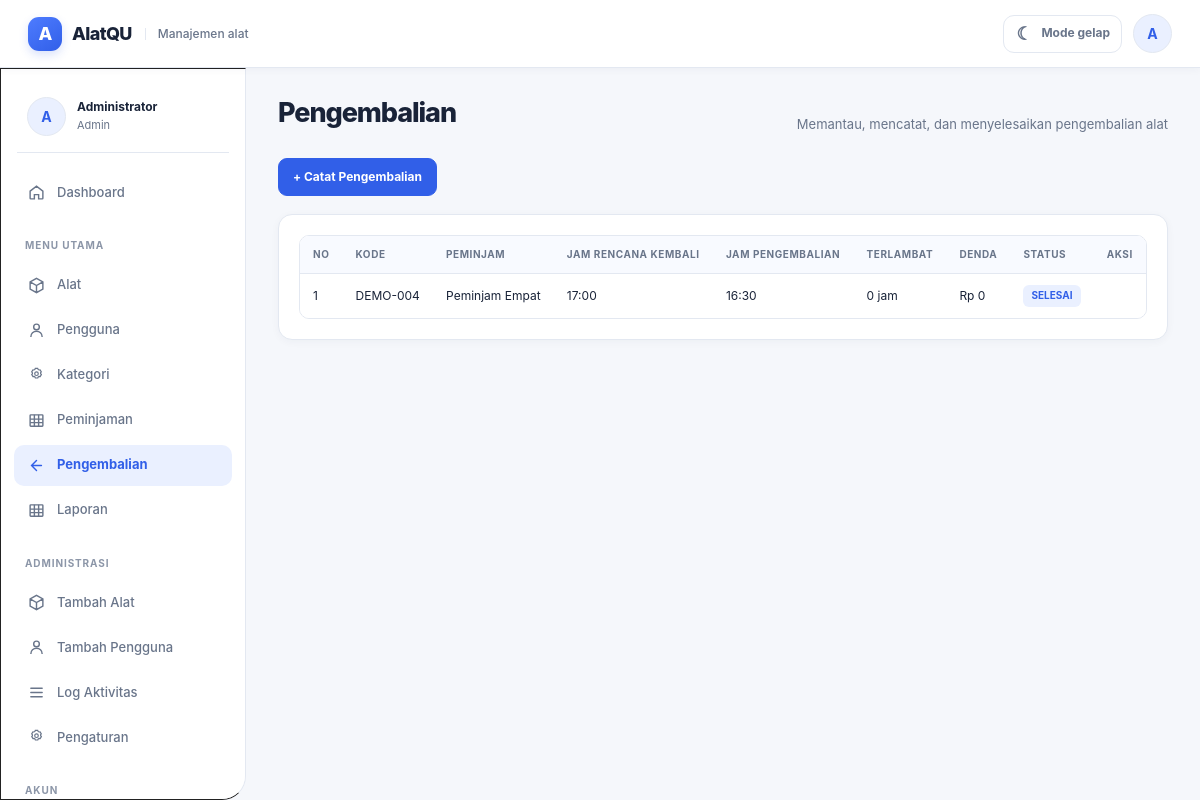
The app's page /index.php?route=pengembalian (signed in) with its own data.
### tables this page shows
CREATE TABLE pengembalian(
  id BIGINT UNSIGNED AUTO_INCREMENT PRIMARY KEY,
  peminjaman_id BIGINT UNSIGNED NOT NULL UNIQUE,
  tanggal_pengembalian DATETIME NOT NULL,
  terlambat_jam INT UNSIGNED NOT NULL DEFAULT 0,
  denda DECIMAL(12,2) NOT NULL DEFAULT 0,
  kondisi_alat VARCHAR(100),
  catatan TEXT,
  diproses_oleh INT UNSIGNED NULL,
  status ENUM('MENUNGGU','SELESAI') NOT NULL DEFAULT 'MENUNGGU',
  created_at TIMESTAMP DEFAULT CURRENT_TIMESTAMP,
  INDEX idx_return_status(status),
  CONSTRAINT fk_return_pinjam FOREIGN KEY(peminjaman_id) REFERENCES peminjaman(id),
  CONSTRAINT fk_return_user FOREIGN KEY(diproses_oleh) REFERENCES users(id) ON DELETE SET NULL
);

CREATE TABLE peminjaman(
  id BIGINT UNSIGNED AUTO_INCREMENT PRIMARY KEY,
  kode_peminjaman VARCHAR(40) NOT NULL UNIQUE,
  user_id INT UNSIGNED NOT NULL,
  tanggal_pinjam DATETIME NOT NULL,
  tanggal_kembali_rencana DATETIME NOT NULL,
  tanggal_kembali_actual DATETIME NULL,
  keperluan TEXT NOT NULL,
  catatan TEXT,
  status ENUM('MENUNGGU','DISETUJUI','DITOLAK','DIPINJAM','DIKEMBALIKAN','TERLAMBAT') NOT NULL DEFAULT 'MENUNGGU',
  approved_by INT UNSIGNED NULL,
  approved_at DATETIME NULL,
  created_at TIMESTAMP DEFAULT CURRENT_TIMESTAMP,
  updated_at TIMESTAMP DEFAULT CURRENT_TIMESTAMP ON UPDATE CURRENT_TIMESTAMP,
  INDEX idx_pinjam_user(user_id),
  INDEX idx_pinjam_status(status),
  INDEX idx_pinjam_tanggal(tanggal_pinjam,tanggal_kembali_rencana),
  CONSTRAINT fk_pinjam_user FOREIGN KEY(user_id) REFERENCES users(id),
  CONSTRAINT fk_pinjam_approved FOREIGN KEY(approved_by) REFERENCES users(id) ON DELETE SET NULL
);

CREATE TABLE users(
  id INT UNSIGNED AUTO_INCREMENT PRIMARY KEY,
  nama VARCHAR(120) NOT NULL,
  username VARCHAR(60) NOT NULL UNIQUE,
  email VARCHAR(120) NOT NULL UNIQUE,
  password VARCHAR(255) NOT NULL,
  role_id TINYINT UNSIGNED NOT NULL,
  status ENUM('Aktif','Nonaktif') NOT NULL DEFAULT 'Aktif',
  created_at TIMESTAMP DEFAULT CURRENT_TIMESTAMP,
  updated_at TIMESTAMP DEFAULT CURRENT_TIMESTAMP ON UPDATE CURRENT_TIMESTAMP,
  INDEX idx_users_role(role_id),
  INDEX idx_users_status(status),
  CONSTRAINT fk_users_role FOREIGN KEY(role_id) REFERENCES roles(id)
);

### controllers/PengembalianController.php (called while the page is built, shortened)
<?php
require_once __DIR__ . '/../config/database.php';
require_once __DIR__ . '/../helpers/auth.php';
require_once __DIR__ . '/../models/Pengembalian.php';
class PengembalianController
{
    private $model;
    public function __construct()
    {
        $this->db = Database::getConnection();
        $this->model = new Pengembalian($this->db);
    }
    public function index()
    {
        $returns = $this->model->all(has_role('peminjam') ? current_user()['id'] : null);
        require __DIR__ . '/../views/pengembalian/index.php';
    }
}

### index.php (called while the page is built)
<?php
require __DIR__ . '/router.php';

### helpers/auth.php (called while the page is built, shortened)
<?php
require_once __DIR__ . '/../config/config.php';
function current_user()
{
    return isset($_SESSION['user']) ? $_SESSION['user'] : null;
}
function has_role($roles): bool
{
    $roles = (array)$roles;
    $current = current_user();
    $currentRole = is_array($current) && isset($current['role']) ? strtolower(trim((string)$current['role'])) : '';
    $roles = array_map(static function ($role) { return strtolower(trim((string)$role)); }, $roles);
    return in_array($currentRole, $roles, true);
}

### config/config.php (called while the page is built, shortened)
<?php
function base_url(string $path = ''): string
{
    $parts = explode('?', ltrim($path, '/'), 2);
    $route = trim($parts[0], '/');
    $url = APP_BASE . '/index.php';
    if ($route !== '') {
        $url .= '?route=' . rawurlencode($route);
    }
    return $url;
}
function e($value): string
{
    return htmlspecialchars((string)$value, ENT_QUOTES, 'UTF-8');
}

### config/database.php (called while the page is built, shortened)
<?php
require_once __DIR__ . '/config.php';
class Database
{
    private static $pdo = null;
    public static function getConnection(): PDO
    {
        $dsn = 'mysql:host=' . DB_HOST . ';port=' . DB_PORT . ';dbname=' . DB_NAME . ';charset=utf8mb4';
        try {
            self::$pdo = new PDO($dsn, DB_USER, DB_PASS, array(
                PDO::ATTR_ERRMODE => PDO::ERRMODE_EXCEPTION,
                PDO::ATTR_DEFAULT_FETCH_MODE => PDO::FETCH_ASSOC,
                PDO::ATTR_EMULATE_PREPARES => false,
            ));
        } catch (PDOException $e) {
            error_log('[NambutApp] Database connection failed: ' . $e->getMessage());
            throw new RuntimeException(
                'Koneksi database gagal. Pastikan MySQL/MariaDB aktif, extension PDO MySQL tersedia, database peminjaman sudah diimpor, dan kredensial di config/database.local.php benar.'
            );
        }
        return self::$pdo;
    }
}

### models/Pengembalian.php (called while the page is built, shortened)
<?php
class Pengembalian
{
    private $db;
    public function __construct(PDO $db)
    {
        $this->db = $db;
    }
    public function all($userId = null): array
    {
        $where = $userId !== null ? 'WHERE p.user_id=?' : '';
        $sql = "SELECT g.*,p.kode_peminjaman,p.tanggal_kembali_rencana,u.nama nama_peminjam
                FROM pengembalian g
                JOIN peminjaman p ON p.id=g.peminjaman_id
                JOIN users u ON u.id=p.user_id
                {$where}
                ORDER BY g.id DESC LIMIT 100";
        $s = $this->db->prepare($sql);
        if ($userId !== null) {
            $s->execute(array((int)$userId));
        } else {
            $s->execute();
        }
        return $s->fetchAll();
    }
}

### views/pengembalian/index.php (the view, shortened to what this page needs)
<?php
require __DIR__ . '/../layouts/header.php';
require __DIR__ . '/../layouts/navbar.php';
require __DIR__ . '/../layouts/sidebar.php';
?>
<main class="content">
    <div class="page-head">
        <h1>Pengembalian</h1>
        <p>Memantau, mencatat, dan menyelesaikan pengembalian alat</p>
    </div>
    <?php if (has_role('peminjam')): ?>
        <a class="btn btn-primary no-print" href="<?= base_url('pengembalian/create') ?>">+ Ajukan Pengembalian</a>
    <?php elseif (has_role('admin')): ?>
        <a class="btn btn-primary no-print" href="<?= base_url('pengembalian/create') ?>">+ Catat Pengembalian</a>
    <?php endif; ?>
    <div class="card" style="margin-top:18px">
        <div class="table-wrap">
            <table class="table">
                <thead>
                    <tr>
                        <th>NO</th>
                        <th>KODE</th>
                        <th>PEMINJAM</th>
                        <th>JAM RENCANA KEMBALI</th>
                        <th>JAM PENGEMBALIAN</th>
                        <th>TERLAMBAT</th>
                        <th>DENDA</th>
                        <th>STATUS</th>
                        <?php if (has_role(array('admin', 'petugas'))): ?><th>AKSI</th><?php endif; ?>
                    </tr>
                </thead>
                <tbody>
                    <?php if (empty($returns)): ?>
                        <tr><td colspan="<?= has_role(array('admin', 'petugas')) ? 9 : 8 ?>">Belum ada data pengembalian.</td></tr>
                    <?php else: ?>
                        <?php foreach ($returns as $i => $r): ?>
                            <tr>
                                <td><?= $i + 1 ?></td>
                                <td><?= e($r['kode_peminjaman']) ?></td>
                                <td><?= e($r['nama_peminjam']) ?></td>
                                <td><?= e(date('H:i', strtotime($r['tanggal_kembali_rencana']))) ?></td>
                                <td><?= e(date('H:i', strtotime($r['tanggal_pengembalian']))) ?></td>
                                <td><?= e($r['terlambat_jam']) ?> jam</td>
                                <td>Rp <?= number_format((float)$r['denda'], 0, ',', '.') ?></td>
                                <td><span class="badge badge-info"><?= e($r['status']) ?></span></td>
                                <?php if (has_role(array('admin', 'petugas'))): ?>
                                    <td class="actions">
                                    </td>
                                <?php endif; ?>
                            </tr>
                        <?php endforeach; ?>
                    <?php endif; ?>
                </tbody>
            </table>
        </div>
    </div>
</main>
<?php require __DIR__ . '/../layouts/footer.php'; ?>

### assets/css/style.css (style rules this page uses)
:root { --primary:#2563EB;--secondary:#60A5FA;--white:#FFFFFF;--background:#EEF4FF;--success:#00BF63;--danger:#DD0606;--text:#101010;--border:#222;--shadow:0 12px 25px rgba(0,0,0,.14) }
* { box-sizing:border-box }
body { margin:0;font-family:"Trebuchet MS",Arial,sans-serif;background:var(--background);color:var(--text) }
a { text-decoration:none;color:inherit }
.content { padding:102px 32px 40px 332px;min-height:100vh;overflow-x:hidden }
.page-head { margin-bottom:28px }
.page-head h1 { font-size:36px;margin:0 0 4px }
.page-head p { margin:0;font-size:18px }
.card { background:#fff;border:1.5px solid #222;border-radius:26px;box-shadow:var(--shadow);padding:24px }
.btn { display:inline-flex;align-items:center;justify-content:center;gap:8px;border:1.5px solid #222;border-radius:18px;padding:11px 22px;font-weight:800;cursor:pointer;background:#fff;font-size:15px }
.btn-primary { background:var(--primary);color:#fff }
.table-wrap { overflow:auto }
.table { width:100%;border-collapse:collapse;background:#fff;min-width:760px }
.table th,.table td { border:1px solid #d5d8dc;padding:12px;text-align:left }
.table th { background:#eef0f2 }
.badge { display:inline-block;padding:5px 10px;border-radius:999px;font-weight:800;font-size:12px }
.badge-info { background:#dce8ff;color:#1552c0 }
.actions { display:flex;gap:7px }

### records on screen
pengembalian: peminjaman.kode_peminjaman "DEMO-004", users.nama "Peminjam Empat", peminjaman.tanggal_kembali_rencana "17:00", tanggal_pengembalian "16:30", terlambat_jam "0", denda "0", status "SELESAI"

### other values on screen
substr((string)(current_user()['nama'] ?? 'U'), 0, 1) "A"
substr((string)($navUser['nama'] ?? 'U'), 0, 1) "A"
$navUser['nama'] "Administrator"
$navUser['role'] "Admin"
